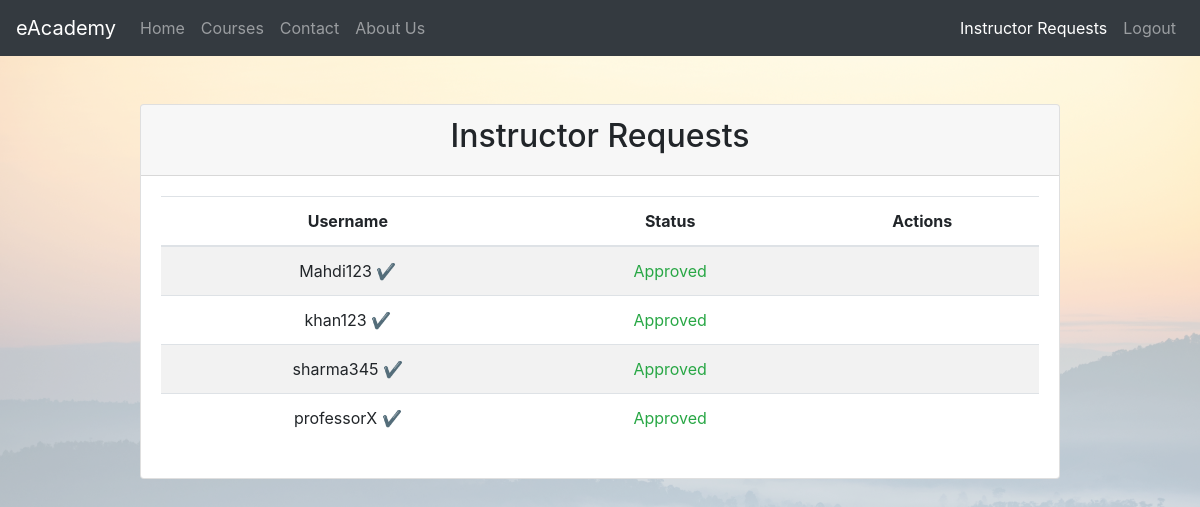
The page /instructor-requests/ (signed in) on the database as committed earlier.
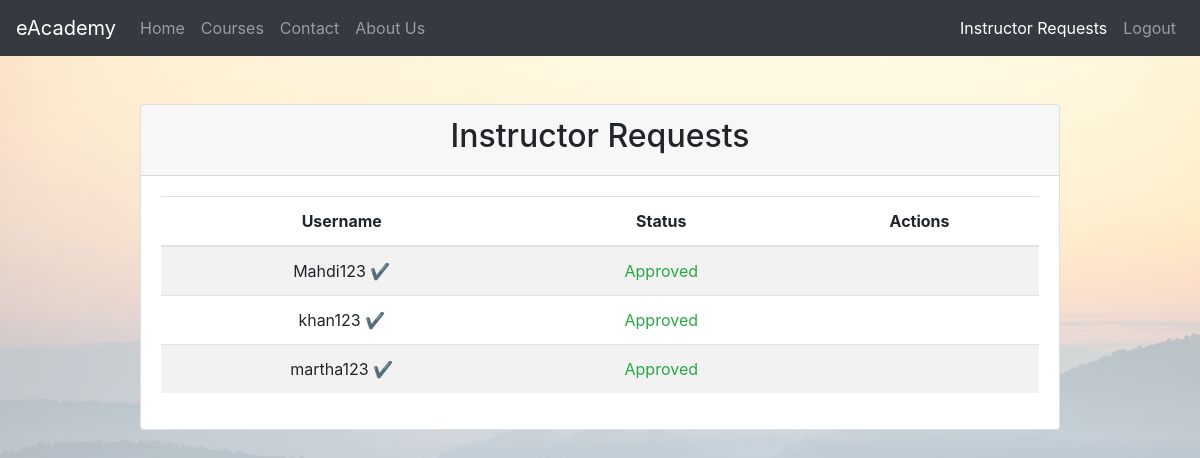
The same page on the database as committed later.
### eAcademyApp/models.py (models this page shows, shortened)
class InstructorRequest(models.Model):
    user = models.OneToOneField(User, on_delete=models.CASCADE)
    is_approved = models.BooleanField(default=False)
    is_rejected = models.BooleanField(default=False)

### eAcademyApp/views.py (the view)
# urls.py: path('instructor-requests/', views.instructor_requests_view, name='instructor_requests'),
@login_required
@user_passes_test(lambda user: user.is_superuser)
def instructor_requests_view(request):
    instructor_requests = InstructorRequest.objects.all()
    return render(request, 'instructor_requests.html', {'instructor_requests': instructor_requests})

### templates/instructor_requests.html (shortened to what this page needs)
{% extends 'base.html' %}
{% block content %}
<div class="container mt-5">
    <div class="row justify-content-center">
        <div class="col-md-10">
            <div class="card">
                <div class="card-header">
                    <h2 class="text-center">Instructor Requests</h2>
                </div>
                <div class="card-body">
                    {% if instructor_requests %}
                        <table class="table table-striped">
                            <thead>
                                <tr>
                                    <th class="text-center align-middle">Username</th>
                                    <th class="text-center align-middle">Status</th>
                                    <th class="text-center align-middle">Actions</th>
                                </tr>
                            </thead>
                            <tbody>
                                {% for request in instructor_requests %}
                                    <tr>
                                        <td class="text-center align-middle">
                                            {% if request.is_approved %}
                                                {{ request.user.username }} <span class="text-success">&#10004;</span>
                                            {% else %}
                                                {{ request.user.username }}
                                            {% endif %}
                                        </td>
                                        <td class="text-center align-middle">
                                            {% if request.is_approved %}
                                                <span class="text-success">Approved</span>
                                            {% elif request.is_rejected %}
                                                <span class="text-danger">Rejected</span>
                                            {% else %}
                                                <span class="text-warning">Pending</span>
                                            {% endif %}
                                        </td>
                                        <td class="text-center align-middle">
                                        </td>
                                    </tr>
                                {% endfor %}
                            </tbody>
                        </table>
                    {% else %}
                        <p class="text-center">No instructor requests found.</p>
                    {% endif %}
                </div>
            </div>
        </div>
    </div>
</div>
{% endblock %}

### templates/base.html (shortened to what this page needs)
{% load static %}
<!DOCTYPE html>
<html>
<head>
    <link rel="stylesheet" href="https://stackpath.bootstrapcdn.com/bootstrap/4.5.0/css/bootstrap.min.css">
    <link rel="stylesheet" href="{% static 'eAcademyApp/styles.css' %}">
</head>
<body>
    <nav class="navbar navbar-expand-lg navbar-dark bg-dark">
        <a class="navbar-brand" href="/">eAcademy</a>
        <div class="collapse navbar-collapse" id="navbarNav">
            <ul class="navbar-nav mr-auto">
                <li class="nav-item {% if request.path == '/' %}active{% endif %}">
                    <a class="nav-link" href="/">Home</a>
                </li>
                <li class="nav-item {% if request.path == '/courses/' %}active{% endif %}">
                    <a class="nav-link" href="/courses/">Courses</a>
                </li>
                <li class="nav-item {% if request.path == '/contact/' %}active{% endif %}">
                    <a class="nav-link" href="/contact/">Contact</a>
                </li>
                <li class="nav-item {% if request.path == '/aboutus/' %}active{% endif %}">
                    <a class="nav-link" href="/aboutus/">About Us</a>
                </li>
            </ul>
            <ul class="navbar-nav">
                {% if request.user.is_authenticated %}
                    {% if request.user.is_superuser %}
                        <li class="nav-item {% if request.path == '/instructor-requests/' %}active{% endif %}">
                            <a class="nav-link" href="{% url 'eAcademyApp:instructor_requests' %}">Instructor Requests</a>
                        </li>
                    {% endif %}
                    <li class="nav-item">
                        <a class="nav-link" href="/accounts/logout/">Logout</a>
                    </li>
                {% endif %}
            </ul>
        </div>
    </nav>
    {% block content %}
    {% endblock %}
</body>
</html>

### eAcademyApp/static/eAcademyApp/styles.css (style rules this page uses)
body { background-image: url("background.png"); background-size: cover; background-repeat: no-repeat; }

Rows that differ between the two databases and show on the page:
removed InstructorRequest: user.username "sharma345", is_approved "Approved"
removed InstructorRequest: user.username "professorX", is_approved "Approved"
added InstructorRequest: user.username "martha123", is_approved "Approved"
